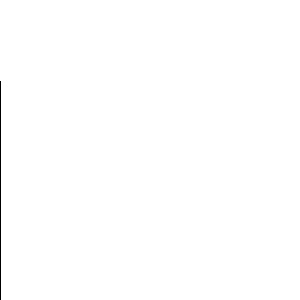
Frame 1 (no input)
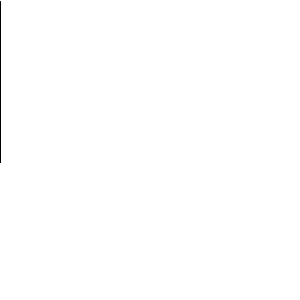
Frame 60 (the mouse pressed at the canvas centre just before this capture)
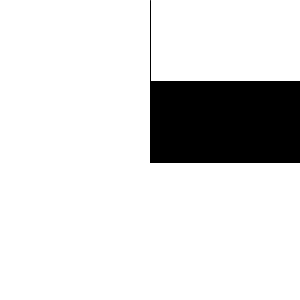
Frame 120 (the mouse held since frame 60 and released just before this capture)

The Processing sketch that drew these frames (run headless with seeded random() and noise(); from frame 60 on, the mouse is pressed at the canvas centre):

// Processing sketch: processing_135480
// ── processing_135480.pde

float i=0;
void setup() {
  size(300, 300);
}
void draw() {
  background(255);
  i=i+0.1;
  float posicionX= 300*sin(1);
  float posicionY= 150*cos(1);
  rect(mouseX,posicionY,pmouseX, posicionY);
  fill(245,0,135);
   line(mouseY,posicionY/i,pmouseY, posicionY);
  fill(random(0));
  i=i+1;
}
